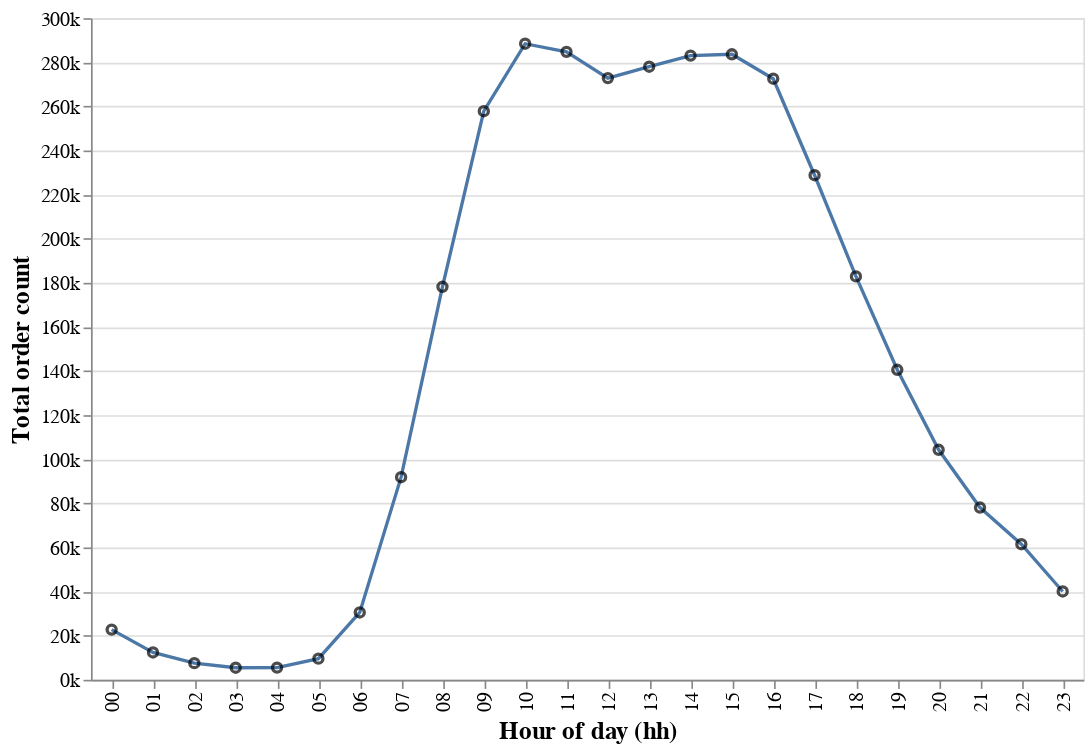

Notebook code for this chart:
### Code cell
busiest_orders_hours_line = (alt.Chart(busiest_orders_hours).encode(x = alt.X('order_hour_of_day', 
                                                                              title='Hour of day (hh)'),
                                                                    y = alt.Y('count', axis = alt.Axis(format='s'), 
                                                                              title = 'Total order count'))
                                                            .mark_line()).properties(width = 600, height = 400)
(busiest_orders_hours_line + busiest_orders_hours_line.mark_point(color = 'black')).configure_axis(labelFontSize=12, titleFontSize = 15)

### Figure 1 — Vega-Lite specification as saved in the notebook (floating-point values rounded to 4 significant figures)
{"config": {"view": {"continuousWidth": 400, "continuousHeight": 300}, "axis": {"labelFontSize": 12, "titleFontSize": 15}}, "layer": [{"mark": "line", "encoding": {"x": {"field": "order_hour_of_day", "title": "Hour of day (hh)", "type": "nominal"}, "y": {"axis": {"format": "s"}, "field": "count", "title": "Total order count", "type": "quantitative"}}, "height": 400, "width": 600}, {"mark": {"type": "point", "color": "black"}, "encoding": {"x": {"field": "order_hour_of_day", "title": "Hour of day (hh)", "type": "nominal"}, "y": {"axis": {"format": "s"}, "field": "count", "title": "Total order count", "type": "quantitative"}}, "height": 400, "width": 600}], "data": {"name": "data-b7b0c1c98ade1e4619f524ea2f6b51f6"}, "$schema": "https://vega.github.io/schema/vega-lite/v4.17.0.json", "datasets": {"data-b7b0c1c98ade1e4619f524ea2f6b51f6": [{"order_hour_of_day": "07", "count": 91868}, {"order_hour_of_day": "15", "count": 283639}, {"order_hour_of_day": "11", "count": 284728}, {"order_hour_of_day": "01", "count": 12398}, {"order_hour_of_day": "22", "count": 61468}, {"order_hour_of_day": "16", "count": 272553}, {"order_hour_of_day": "18", "count": 182912}, {"order_hour_of_day": "00", "count": 22758}, {"order_hour_of_day": "17", "count": 228795}, {"order_hour_of_day": "09", "count": 257812}, {"order_hour_of_day": "05", "count": 9569}, {"order_hour_of_day": "19", "count": 140569}, {"order_hour_of_day": "23", "count": 40043}, {"order_hour_of_day": "08", "count": 178201}, {"order_hour_of_day": "03", "count": 5474}, {"order_hour_of_day": "02", "count": 7539}, {"order_hour_of_day": "06", "count": 30529}, {"order_hour_of_day": "20", "count": 104292}, {"order_hour_of_day": "10", "count": 288418}, {"order_hour_of_day": "12", "count": 272841}, {"order_hour_of_day": "04", "count": 5527}, {"order_hour_of_day": "13", "count": 277999}, {"order_hour_of_day": "14", "count": 283042}, {"order_hour_of_day": "21", "count": 78109}]}}
